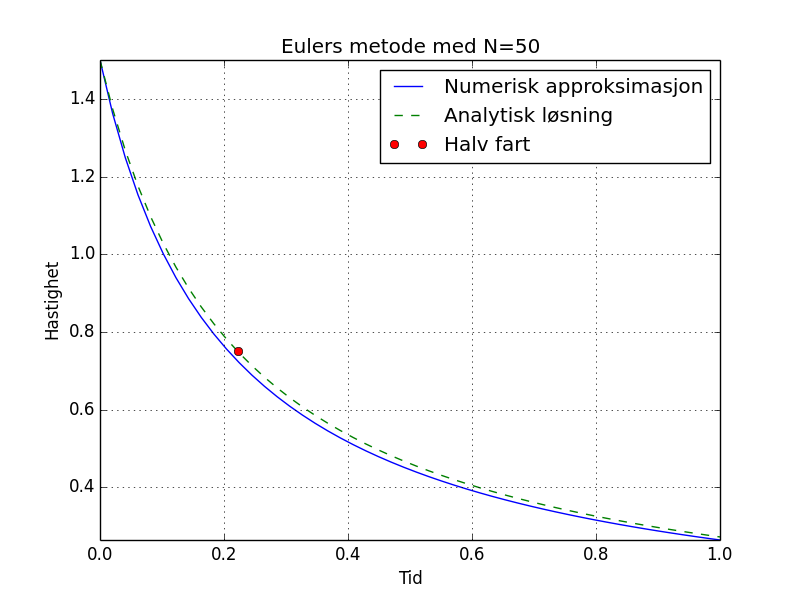

Python code for this plot:
# coding: utf-8

import numpy as np
import matplotlib.pyplot as plt

N = 50
Tmin = 0
Tmax = 1
Vzero = 1.5
K = 3

t = np.linspace(Tmin, Tmax, N)
h = t[1] - t[0]

v = np.zeros(N)
v[0] = Vzero

for i in range(N-1):
	v[i+1] = v[i] - K*h*v[i]**2

f = lambda t: ((2/3)+3*t)**(-1)

fig = plt.figure()
plt.axis([Tmin, Tmax, np.min(v), Vzero])
plt.grid(True)
plt.ylabel('Hastighet')
plt.xlabel('Tid')
plt.title('Eulers metode med N=50')
plt.plot(t, v, label='Numerisk approksimasjon')
plt.plot(t, f(t), '--', label='Analytisk løsning')
plt.plot(2/9, 0.75, 'o', label='Halv fart')
plt.legend()
plt.savefig('oppg_3a.png')
plt.show()
